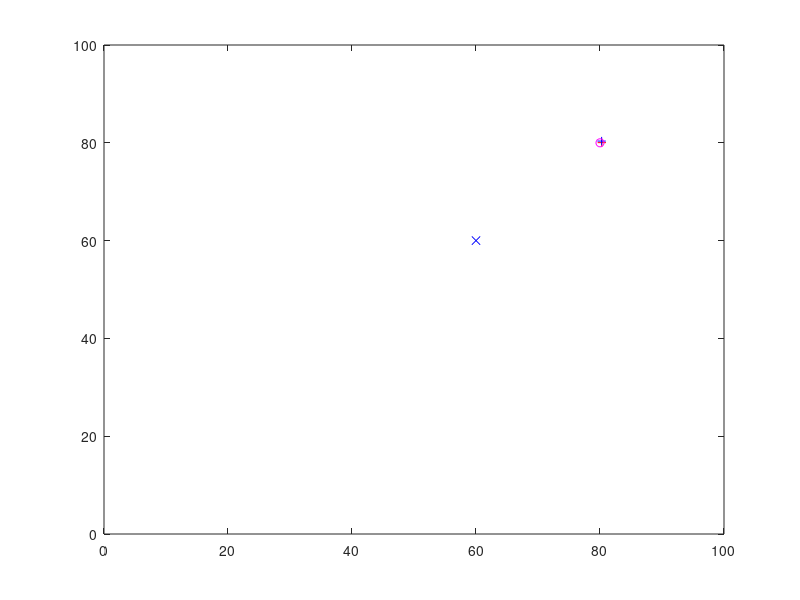

Recreate this plot in MATLAB.
function [] = aula1()

function [robo]=atracao(alvo,robo,k)
  dist.x = alvo.x - robo.x;
  dist.y = alvo.y - robo.y;
  dist.e = sqrt(dist.x^2 + dist.y^2);
  dx=dist.x/dist.e + 0.1*randn;
  dy=dist.y/dist.e + 0.1*randn;

  robo.x = robo.x + k*dx;
  robo.y = robo.y + k*dy;

end 

function [robo]=repulsao(obst,robo,k)
  dist.x = obst.x - robo.x;
  dist.y = obst.y - robo.y;
  dist.e = sqrt(dist.x^2 + dist.y^2);
  dx=dist.x/dist.e + 0.1*randn;
  dy=dist.y/dist.e + 0.1*randn;

  if(dist.e<8)
    robo.x = robo.x + k*dx;
    robo.y = robo.y + k*dy;
  end
end 

robo(1).x=35; robo(1).y=35;
robo(2).x=35; robo(2).y=90;

obst.x=60; obst.y=60;
alvo.x=80; alvo.y=80;

for i=1:300
  robo(1) = atracao(alvo, robo(1), 0.5);
  robo(1) = repulsao(obst, robo(1),-0.5);
  robo(2) = atracao(alvo, robo(2), 0.5);
  robo(2) = repulsao(obst, robo(2),-0.5);
    
  plot(robo(1).x,robo(1).y,'r+', robo(2).x,robo(2).y,'b+', alvo.x, alvo.y, 'mo', obst.x, obst.y, 'bx');
  axis([0 100 0 100]);
  drawnow;  
end


end